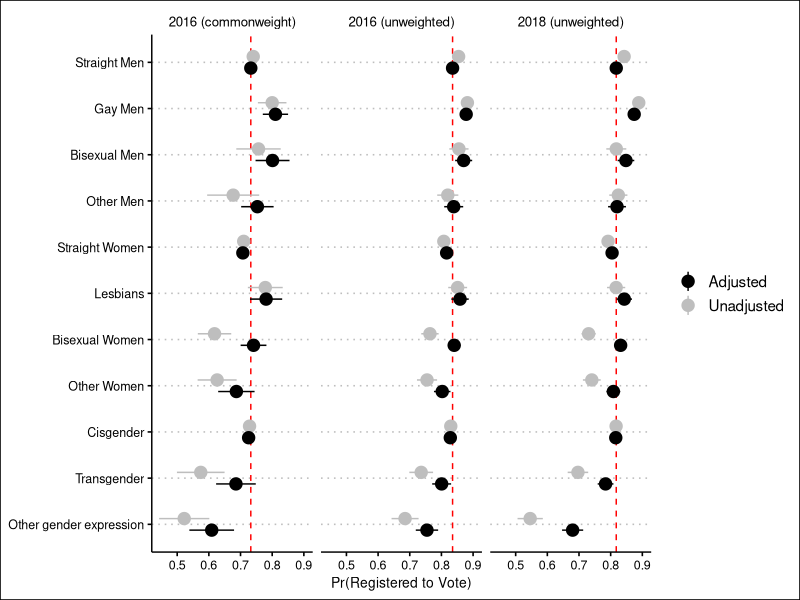
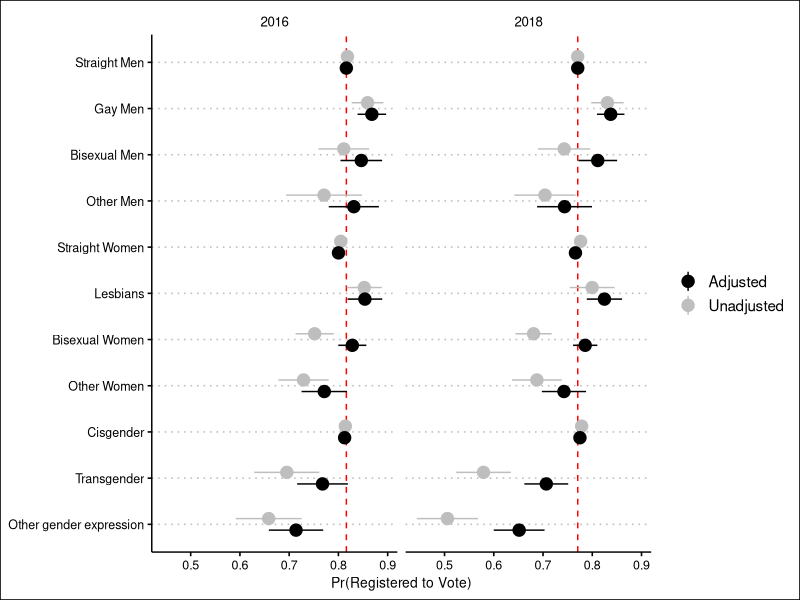
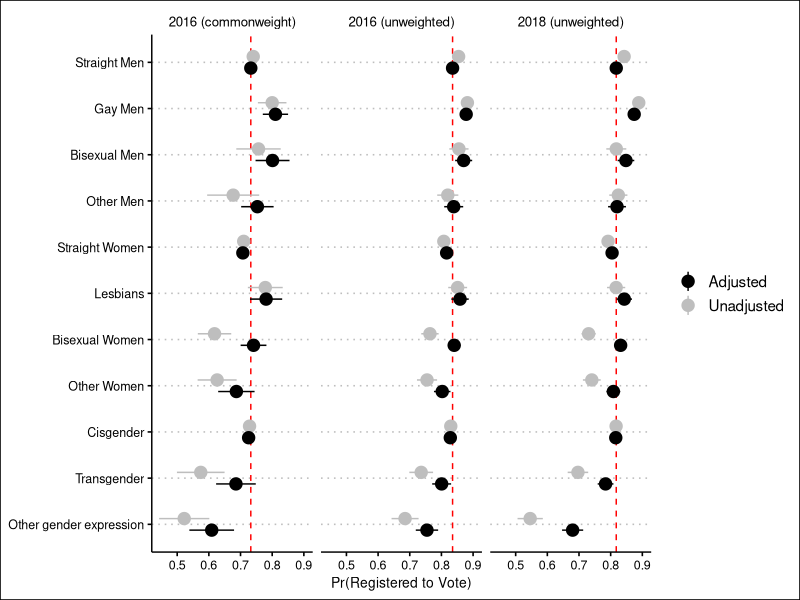
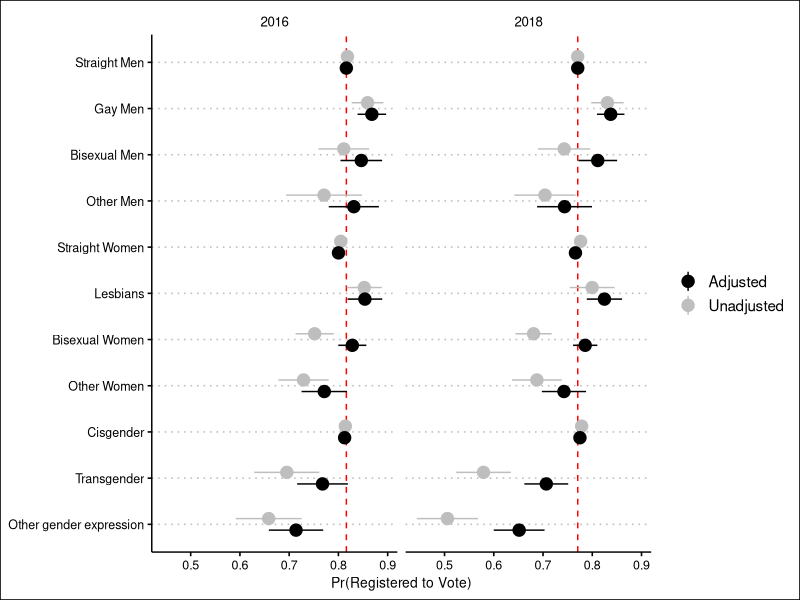

Write the R code that produced these figures, in order.
library(tidyverse)
library(ggthemes)

my_df <- as_tibble(list(est = c(.7401351, .7100185, .7782334, .7999483, .7568356, .6178908, .6768085, .6261563, .728507, .5744534, .5221626,                    
                                .7324571, .7073546, .7807265, .8102904, .8010797, .7410851, .7532785, .6869054, .7256129, .6855569, .6090239,
                                .8542467, .8075256, .851259, .8820054, .8552543, .7637903, .8200567, .7545528, .8295119, .7361183, .685169,
                                .835228, .8165202, .8587684, .8781318, .8702149, .8403042, .8387609, .8024983, .8280469, .8007045, .7543186,
                                .8425549, .7917188, .8172868, .8887153, .8178207, .730384, .8242257, .7404676, .8171723, .6966603, .5458289,
                                .817626, .8044734, .8429982, .8742549, .8482972, .8315117, .8200728, .8085766, .8160931, .7838952, .6798854),
                        lb = c(.7272521, .7001053, .7231906, .7548702, .6866854, .5651467, .5946353, .5645751, .7208525, .4992121, .4428408,
                              .7203404, .6983845, .7298843, .7703712, .7474478, .7003865, .7020695, .629448, .7186813, .6229569, .5384545,
                              .8487718, .8023236, .8214156, .8641572, .8248775, .7363904, .7867038, .7228194, .825902, .6985839, .6424712,
                              .8293643, .8117085, .8313271, .8604288, .8433414, .8205318, .8087748, .7764668, .8245698, .7708361, .719013,
                              .8373154, .7867272, .7885876, .8725656, .7862366, .7080274, .7955621, .7123682, .8137342, .6642581, .5059002,
                              .8119514, .7999526, .8187125, .8571924, .8220189, .8162476, .7918852, .7868016, .8128095, .759024, .6465533),
                        ub = c(.7530181, .7199317, .8332762, .8450265, .8269858, .6706349, .7589817, .6877376, .7361616, .6496947, .6014845,
                               .7445739, .7163246, .8315687, .8502097, .8547116, .7817836, .8044874, .7443629, .7325445, .7481568, .6795933,
                               .8597216, .8127276, .8811024, .8998537, .8856311, .7911902, .8534096, .7862861, .8331218, .7736528, .7278668,
                               .8410917, .8213319, .8862098, .8958348, .8970884, .8600766, .868747, .8285297, .831524, .8305729, .7896242,
                               .8477944, .7967103, .8459861, .9048651, .8494047, .7527406, .8528893, .768567, .8206104, .7290626, .5857576,
                               .8233006, .8089941, .8672838, .8913174, .8745756, .8467758, .8482605, .8303516, .8193766, .8087665, .7132175),
                        year = c(rep("2016 (commonweight)", 22), rep("2016 (unweighted)", 22), rep("2018 (unweighted)",22)),
                        gr = rep(c("Straight Men", "Straight Women", "Lesbians", "Gay Men", "Bisexual Men", "Bisexual Women", "Other Men","Other Women","Cisgender","Transgender", "Other gender expression"), 6),
                        mod = c(rep("Unadjusted",11), rep("Adjusted",11), rep("Unadjusted",11), rep("Adjusted", 11),  rep("Unadjusted",11), rep("Adjusted", 11))))

my_df <- my_df %>%
  mutate(gr = factor(gr, levels = c("Straight Men", "Gay Men", "Bisexual Men", "Other Men", "Straight Women", "Lesbians", "Bisexual Women", "Other Women", "Cisgender", "Transgender", "Other gender expression")))

dummy2 <- data.frame(year = c("2016 (commonweight)", "2016 (unweighted)", "2018 (unweighted)"), Z = c(.7324571, .835228, .817626))         


p <- ggplot(my_df, aes(x = forcats::fct_rev(gr), y=est, ymin = lb, ymax = ub, color = mod, fill = mod))

p + geom_hline(data = dummy2, aes(yintercept = Z), linetype = 2, color = "red") + 
  geom_pointrange(position = position_dodge(width = 0.5), size = 0.8) +
  theme_clean() +
  scale_color_manual(values = c("black","gray")) + 
  theme(legend.background = element_blank()) +
  labs(x = NULL,
       y = "Pr(Registered to Vote)",
       fill = NULL,
       color = NULL) +
  coord_flip() +
  facet_wrap(~year, ncol = 3) 

ggsave("poq_aux.tiff", device = "tiff", path = "C:/Users/aflor/Downloads/", dpi=300)

### Appendix figure; repeat code but 3 sets of preds
my_df <- as_tibble(list(est = c(.8183131, .8047086, .8524778, .8591512, .8109169, .7517381, .7708361, .7291609, .8140454, .6951804, .6583979,                    
                                .8160918, .8001426, .8537732, .867943, .8464709, .8282257, .8312902, .7713292, .8126294, .767699, .7139143,
                                .7704024, .7762964, .7997203, .8307924, .7429755, .6808566, .7039713, .6875474, .7784608, .5791188, .5059077,
                                .7705189, .7658418, .8246705, .8374033, .8111409, .7855915, .7436941, .7424908, .7749578, .7066371, .6515211),
                        lb = c(.8080832, .7973248, .8168582, .8270412, .7595586, .713096, .6937049, .6781582, .80812, .6290105, .591527,
                               .8062143, .7929718, .8185452, .8389119, .8041697, .7997613, .780435, .7251906, .8069959, .7161604, .6587286,
                               .760611, .7688716, .7542748, .7977706, .6900023, .6441427, .6417957, .6371112, .7726659, .5237255, .4436526,
                               .7613039, .7586229, .7888446, .8095052, .7718566, .7609534, .6879446, .697603, .7694612, .6620786, .5999248),
                        ub = c(.828543, .8120924, .8880973, .8912612, .8622753, .7903801, .8479673, .7801637, .8199708, .7613503, .7252688,
                               .8259693, .8073133, .8890011, .8969742, .888772, .8566901, .8821455, .8174677, .8182629, .8192376, .7690999,
                               .7801937, .7837213, .8451657, .8638142, .7959487, .7175706, .766147, .7379835, .7842557, .6345122, .5681628,
                               .779734, .7730606, .8604964, .8653015, .8504252, .8102296, .7994436, .7873786, .7804544, .7511956, .7031173),
                        year = c(rep(2016, 22), rep(2018,22)),
                        gr = rep(c("Straight Men", "Straight Women", "Lesbians", "Gay Men", "Bisexual Men", "Bisexual Women", "Other Men","Other Women","Cisgender","Transgender", "Other gender expression"), 4),
                        mod = c(rep("Unadjusted",11), rep("Adjusted",11), rep("Unadjusted",11), rep("Adjusted", 11))))

my_df <- my_df %>%
  mutate(gr = factor(gr, levels = c("Straight Men", "Gay Men", "Bisexual Men", "Other Men", "Straight Women", "Lesbians", "Bisexual Women", "Other Women", "Cisgender", "Transgender", "Other gender expression")))

dummy2 <- data.frame(year = c(2016, 2018), Z = c(.8160918, .7705189))         


p <- ggplot(my_df, aes(x = forcats::fct_rev(gr), y=est, ymin = lb, ymax = ub, color = mod, fill = mod))

p + geom_hline(data = dummy2, aes(yintercept = Z), linetype = 2, color = "red") + 
  geom_pointrange(position = position_dodge(width = 0.5), size = 0.8) +
  theme_clean() +
  scale_color_manual(values = c("black","gray")) + 
  theme(legend.background = element_blank()) +
  labs(x = NULL,
       y = "Pr(Registered to Vote)",
       fill = NULL,
       color = NULL) +
  coord_flip() +
  facet_wrap(~year, ncol = 3) 

ggsave("poq_app.tiff", device = "tiff", path = "C:/Users/aflor/Downloads/", dpi = 300)